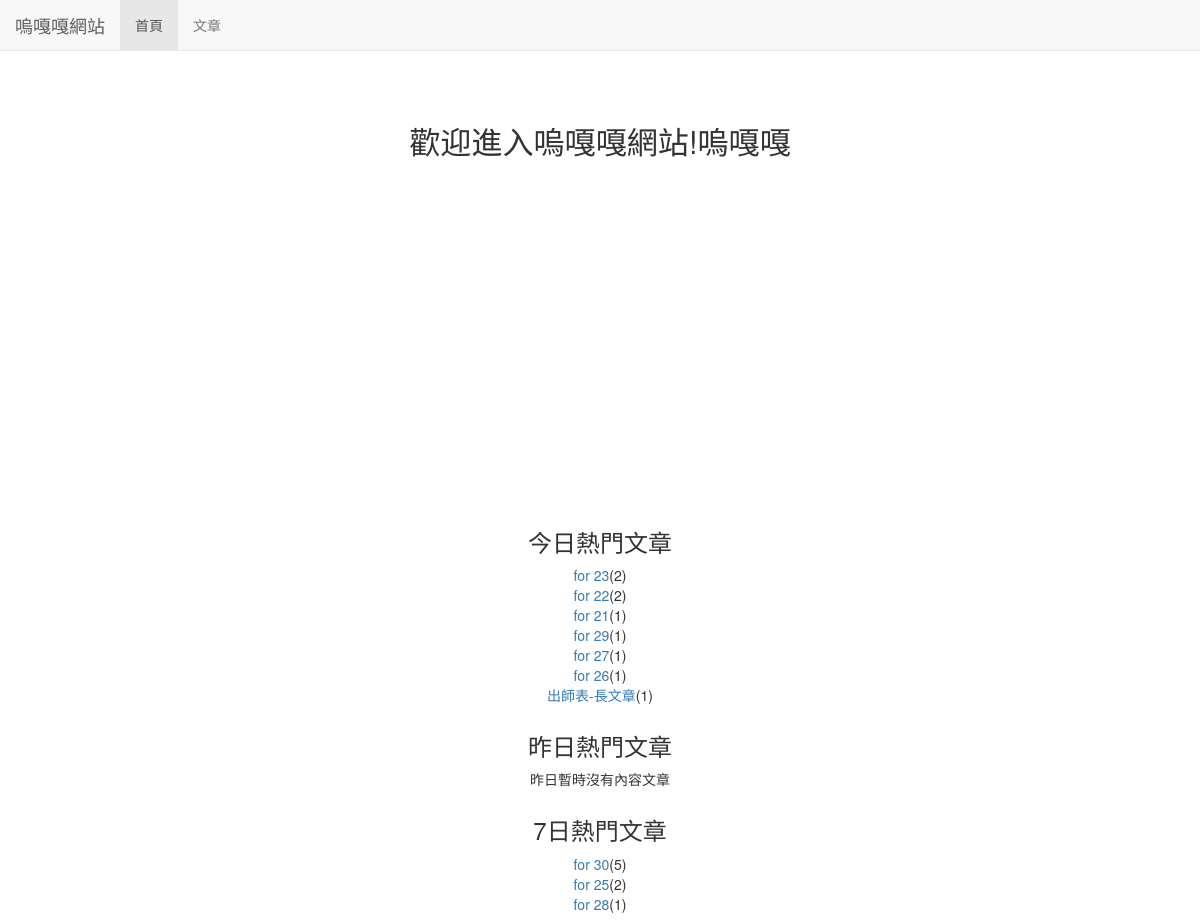
The page / on the database its author committed.
### read_statistics/models.py (models this page shows)
class ReadDetail(models.Model):
    date = models.DateField(default=timezone.now)
    read_num = models.IntegerField(default=0)
    content_type = models.ForeignKey(ContentType, on_delete=models.DO_NOTHING)
    object_id = models.PositiveIntegerField()
    content_object = GenericForeignKey('content_type', 'object_id')

### blog/models.py (models this page shows, shortened)
class Blog(models.Model, ReadNumExpandMethod):
    title = models.CharField(max_length=50)
    blog_type = models.ForeignKey(BlogType, on_delete=models.DO_NOTHING)
    content = RichTextUploadingField()
    author = models.ForeignKey(User, on_delete=models.DO_NOTHING)
    read_details = GenericRelation(ReadDetail)
    created_time = models.DateTimeField(auto_now_add=True)
    last_update_time = models.DateTimeField(auto_now=True)
    class Meta:
        ordering = ['-created_time']

### mysite/views.py (the view)
# urls.py: 2. Add a URL to urlpatterns:  path('', views.home, name='home')
def home(request):
    blog_content_type = ContentType.objects.get_for_model(Blog)
    dates, read_nums = getSevenDaysReadDate(blog_content_type)
    seven_days_hot_date = cache.get('seven_days_hot_date')
    if seven_days_hot_date is None:
        seven_days_hot_date = getSevendayHotDate()
        cache.set('seven_days_hot_date', seven_days_hot_date, 3600)
        print('calc')
    else:
        print('use caches')
    context = {}
    context['dates'] = dates
    context['read_nums'] = read_nums
    context['today_hot_date'] = getTodayHotDate(blog_content_type)
    context['yesterday_hot_date'] = getYesterdayHotDate(blog_content_type)
    context['seven_days_hot_date'] = seven_days_hot_date
    return render(request, 'home.html', context)

### mysite/views.py (called while the page is built)
def getSevendayHotDate():
    today = timezone.now().date()
    date = today-datetime.timedelta(days=7)
    blogs = Blog.objects \
                .filter(read_details__date__lt=today, read_details__date__gte=date) \
                .values('id', 'title') \
                .annotate(read_num_sum=Sum('read_details__read_num')) \
                .order_by('-read_num_sum')
    return blogs[:7]

### read_statistics/utils.py (called while the page is built)
def getSevenDaysReadDate(content_type):
    today = timezone.now().date()
    dates = []
    read_nums = []
    for i  in range(7, 0, -1):
        date = today - datetime.timedelta(days=i)
        dates.append(date.strftime('%m/%d'))
        read_details = ReadDetail.objects.filter(content_type=content_type, date=date)
        result = read_details.aggregate(read_num_sum=Sum('read_num'))
        read_nums.append(result['read_num_sum'] or 0)
    return dates, read_nums

def getTodayHotDate(content_type):
    today = timezone.now().date()
    read_details = ReadDetail.objects.filter(content_type=content_type, date=today).order_by('-read_num')
    return read_details[:7] # limit

def getYesterdayHotDate(content_type):
    today = timezone.now().date()
    yesterday = today-datetime.timedelta(days=1)
    read_details = ReadDetail.objects.filter(content_type=content_type, date=yesterday).order_by('-read_num')
    return read_details[:7] # limit

### templates/home.html (shortened to what this page needs)
{% extends 'base.html' %}
{% load staticfiles %}
{% block header_extends %}
    <link rel="stylesheet" href="{% static 'home.css' %}">
{% endblock %}
{% block nav_home_active %}active{% endblock %}
{% block content %}
    <h3 class="home-content">歡迎進入嗚嘎嘎網站!嗚嘎嘎</h3>
    <div id="container"></div>
    <div class="hot-date">
        <h3>今日熱門文章</h3>
        <ul>
            {% for hot_date in today_hot_date %}
                <li><a href="{% url 'blog_detail' hot_date.content_object.pk %}">{{ hot_date.content_object.title }}</a>({{ hot_date.read_num }})</li>
            {% empty %}
                <li>今天暫時沒有內容文章</li>
            {% endfor %}
        </ul>
    </div>
    <div class="hot-date">
        <h3>昨日熱門文章</h3>
        <ul>
            {% for hot_date in yesterday_hot_date %}
                <li><a href="{% url 'blog_detail' hot_date.content_object.pk %}">{{ hot_date.content_object.title }}</a>({{ hot_date.read_num }})</li>
            {% empty %}
                <li>昨日暫時沒有內容文章</li>
            {% endfor %}
        </ul>
    </div>
    <div class="hot-date">
        <h3>7日熱門文章</h3>
        <ul>
            {% for hot_blog in seven_days_hot_date %}
                <li><a href="{% url 'blog_detail' hot_blog.id %}">{{ hot_blog.title }}</a>({{ hot_blog.read_num_sum }})</li>
            {% empty %}
                <li>昨日暫時沒有內容文章</li>
            {% endfor %}
        </ul>
    </div>
{% endblock %}

### static/base.css (style rules this page uses)
* { margin: 0; padding: 0; }
body { margin-top: 70px!important; }
ul { list-style-type: none!important; }

### static/home.css (style rules this page uses)
h3.home-content { font-size:222%; text-align: center; margin-top: 4em; margin-bottom: 2em; }
div#container { margin: 0 auto; height: 20em; min-width: 20em; max-width: 30em; }
div.hot-date { text-align: center; margin-top: 2em; }

### rows shown on the page
ReadDetail: content_object "for 23", read_num "2"
ReadDetail: content_object "for 22", read_num "2"
ReadDetail: content_object "for 21", read_num "1"
ReadDetail: content_object "for 29", read_num "1"
ReadDetail: content_object "for 27", read_num "1"
ReadDetail: content_object "for 26", read_num "1"
ReadDetail: content_object "出師表-長文章", read_num "1"

### other values the page prints
{{ hot_blog.title }} "for 30" "for 25" "for 28"
{{ hot_blog.read_num_sum }} "5" "2" "1"
